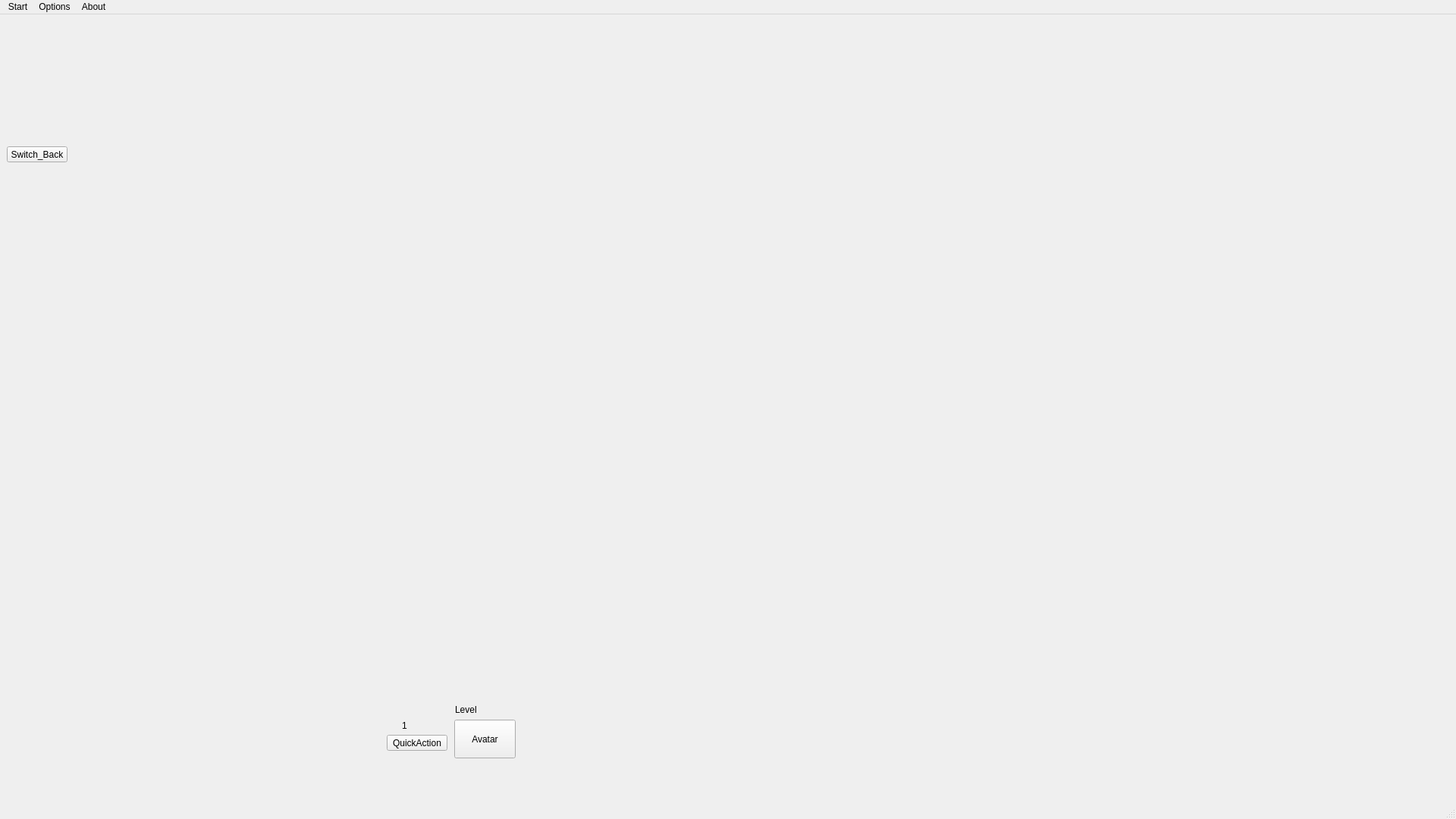
<?xml version="1.0" encoding="UTF-8"?>
<ui version="4.0">
 <class>The_Game</class>
 <widget class="QMainWindow" name="The_Game">
  <property name="geometry">
   <rect>
    <x>0</x>
    <y>0</y>
    <width>1920</width>
    <height>1080</height>
   </rect>
  </property>
  <property name="sizePolicy">
   <sizepolicy hsizetype="Expanding" vsizetype="Ignored">
    <horstretch>0</horstretch>
    <verstretch>0</verstretch>
   </sizepolicy>
  </property>
  <property name="windowTitle">
   <string>MainWindow</string>
  </property>
  <widget class="QWidget" name="centralwidget">
   <widget class="QPushButton" name="btn_switch_back">
    <property name="geometry">
     <rect>
      <x>9</x>
      <y>174</y>
      <width>80</width>
      <height>21</height>
     </rect>
    </property>
    <property name="text">
     <string>Switch_Back</string>
    </property>
   </widget>
   <widget class="QPushButton" name="btn_mainGamer_QuickAction">
    <property name="geometry">
     <rect>
      <x>510</x>
      <y>950</y>
      <width>80</width>
      <height>21</height>
     </rect>
    </property>
    <property name="text">
     <string>QuickAction</string>
    </property>
   </widget>
   <widget class="QPushButton" name="btn_mainGamer_Avatar">
    <property name="geometry">
     <rect>
      <x>599</x>
      <y>930</y>
      <width>81</width>
      <height>51</height>
     </rect>
    </property>
    <property name="text">
     <string>Avatar</string>
    </property>
   </widget>
   <widget class="QLabel" name="lbl_mainGamer_number_of_quick_actions">
    <property name="geometry">
     <rect>
      <x>530</x>
      <y>930</y>
      <width>31</width>
      <height>16</height>
     </rect>
    </property>
    <property name="text">
     <string>1</string>
    </property>
   </widget>
   <widget class="QLabel" name="lbl_mainGamer_level">
    <property name="geometry">
     <rect>
      <x>600</x>
      <y>910</y>
      <width>47</width>
      <height>13</height>
     </rect>
    </property>
    <property name="text">
     <string>Level</string>
    </property>
   </widget>
  </widget>
  <widget class="QMenuBar" name="menubar">
   <property name="geometry">
    <rect>
     <x>0</x>
     <y>0</y>
     <width>1920</width>
     <height>20</height>
    </rect>
   </property>
   <widget class="QMenu" name="menuStart">
    <property name="title">
     <string>Start</string>
    </property>
   </widget>
   <widget class="QMenu" name="menuOptions">
    <property name="title">
     <string>Options</string>
    </property>
   </widget>
   <widget class="QMenu" name="menuAbout">
    <property name="title">
     <string>About</string>
    </property>
   </widget>
   <addaction name="menuStart"/>
   <addaction name="menuOptions"/>
   <addaction name="menuAbout"/>
  </widget>
  <widget class="QStatusBar" name="statusbar"/>
 </widget>
 <resources/>
 <connections/>
</ui>
